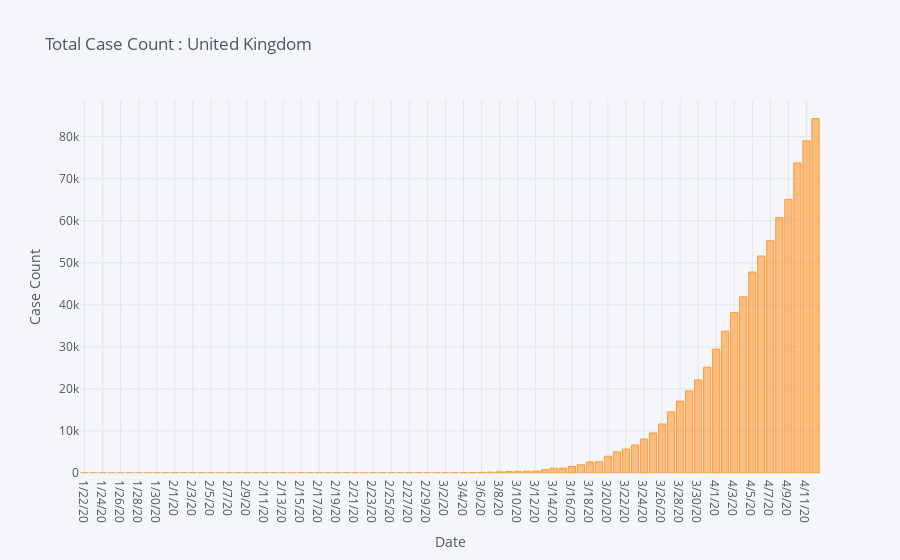
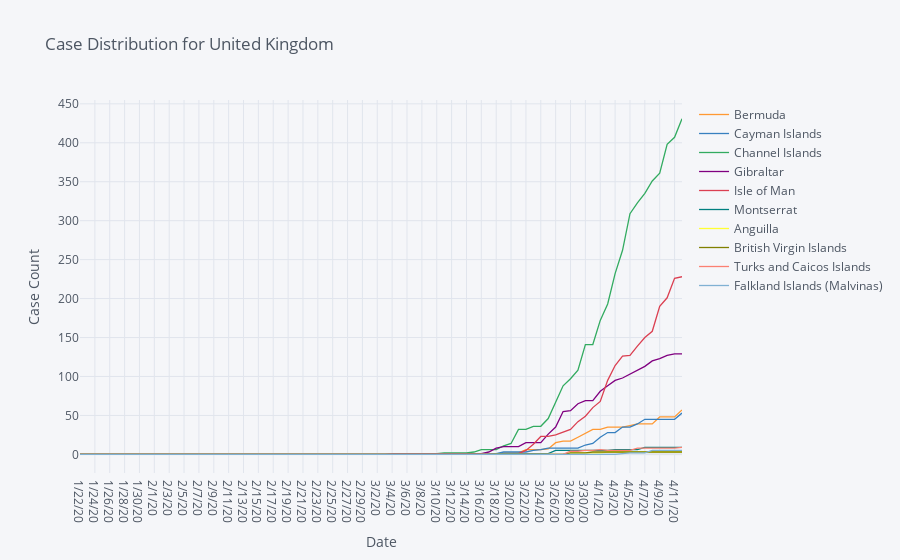
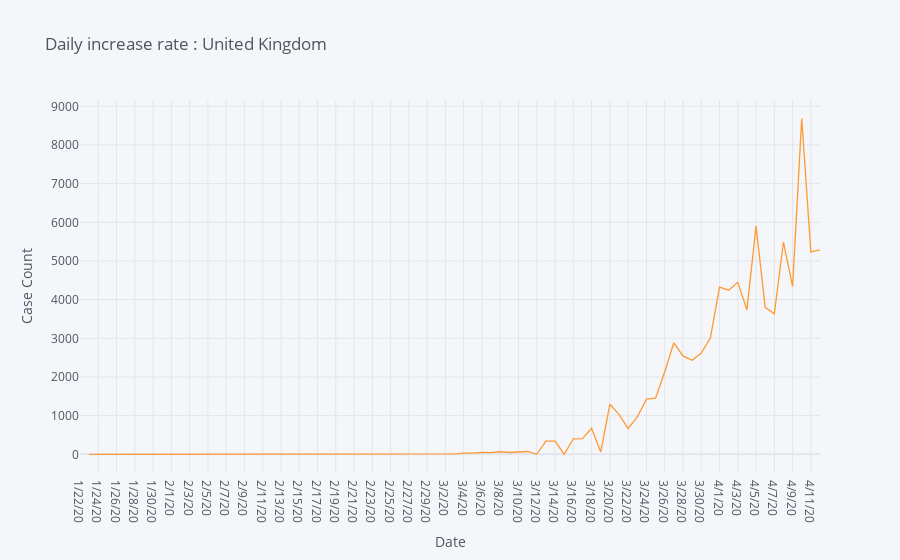

Notebook code for these charts, in order:
### Code cell
for_country(df_csv, "United Kingdom")

### Figure 1 — Plotly figure (JSON) as saved in the notebook; plotly's stock layout.template omitted (floating-point values rounded to 4 significant figures)
{"data": [{"marker": {"color": "rgba(255, 153, 51, 0.6)", "line": {"color": "rgba(255, 153, 51, 1.0)", "width": 1}}, "name": "223", "orientation": "v", "text": "", "type": "bar", "x": ["1/22/20", "1/23/20", "1/24/20", "1/25/20", "1/26/20", "1/27/20", "1/28/20", "1/29/20", "1/30/20", "1/31/20", "2/1/20", "2/2/20", "2/3/20", "2/4/20", "2/5/20", "2/6/20", "2/7/20", "2/8/20", "2/9/20", "2/10/20", "2/11/20", "2/12/20", "2/13/20", "2/14/20", "2/15/20", "2/16/20", "2/17/20", "2/18/20", "2/19/20", "2/20/20", "2/21/20", "2/22/20", "2/23/20", "2/24/20", "2/25/20", "2/26/20", "2/27/20", "2/28/20", "2/29/20", "3/1/20", "3/2/20", "3/3/20", "3/4/20", "3/5/20", "3/6/20", "3/7/20", "3/8/20", "3/9/20", "3/10/20", "3/11/20", "3/12/20", "3/13/20", "3/14/20", "3/15/20", "3/16/20", "3/17/20", "3/18/20", "3/19/20", "3/20/20", "3/21/20", "3/22/20", "3/23/20", "3/24/20", "3/25/20", "3/26/20", "3/27/20", "3/28/20", "3/29/20", "3/30/20", "3/31/20", "4/1/20", "4/2/20", "4/3/20", "4/4/20", "4/5/20", "4/6/20", "4/7/20", "4/8/20", "4/9/20", "4/10/20", "4/11/20", "4/12/20"], "y": [0, 0, 0, 0, 0, 0, 0, 0, 0, 2, 2, 2, 2, 2, 2, 2, 3, 3, 3, 8, 8, 9, 9, 9, 9, 9, 9, 9, 9, 9, 9, 9, 9, 13, 13, 13, 15, 20, 23, 36, 40, 51, 85, 115, 163, 206, 273, 321, 382, 456, 456, 798, 1140, 1140, 1543, 1950, 2626, 2689, 3983, 5018, 5683, 6650, 8077, 9529, 11658, 14543, 17089, 19522, 22141, 25150, 29474, 33718, 38168, 41903, 47806, 51608, 55242, 60733, 65077, 73758, 78991, 84279]}], "layout": {"legend": {"bgcolor": "#F5F6F9", "font": {"color": "#4D5663"}}, "paper_bgcolor": "#F5F6F9", "plot_bgcolor": "#F5F6F9", "title": {"font": {"color": "#4D5663"}, "text": "Total Case Count : United Kingdom"}, "xaxis": {"gridcolor": "#E1E5ED", "showgrid": true, "tickfont": {"color": "#4D5663"}, "title": {"font": {"color": "#4D5663"}, "text": "Date"}, "zerolinecolor": "#E1E5ED"}, "yaxis": {"gridcolor": "#E1E5ED", "showgrid": true, "tickfont": {"color": "#4D5663"}, "title": {"font": {"color": "#4D5663"}, "text": "Case Count"}, "zerolinecolor": "#E1E5ED"}}}

### Figure 2 — Plotly figure (JSON) as saved in the notebook; plotly's stock layout.template omitted (floating-point values rounded to 4 significant figures)
{"data": [{"line": {"color": "rgba(255, 153, 51, 1.0)", "dash": "solid", "shape": "linear", "width": 1.3}, "mode": "lines", "name": "Bermuda", "text": "", "type": "scatter", "x": ["1/22/20", "1/23/20", "1/24/20", "1/25/20", "1/26/20", "1/27/20", "1/28/20", "1/29/20", "1/30/20", "1/31/20", "2/1/20", "2/2/20", "2/3/20", "2/4/20", "2/5/20", "2/6/20", "2/7/20", "2/8/20", "2/9/20", "2/10/20", "2/11/20", "2/12/20", "2/13/20", "2/14/20", "2/15/20", "2/16/20", "2/17/20", "2/18/20", "2/19/20", "2/20/20", "2/21/20", "2/22/20", "2/23/20", "2/24/20", "2/25/20", "2/26/20", "2/27/20", "2/28/20", "2/29/20", "3/1/20", "3/2/20", "3/3/20", "3/4/20", "3/5/20", "3/6/20", "3/7/20", "3/8/20", "3/9/20", "3/10/20", "3/11/20", "3/12/20", "3/13/20", "3/14/20", "3/15/20", "3/16/20", "3/17/20", "3/18/20", "3/19/20", "3/20/20", "3/21/20", "3/22/20", "3/23/20", "3/24/20", "3/25/20", "3/26/20", "3/27/20", "3/28/20", "3/29/20", "3/30/20", "3/31/20", "4/1/20", "4/2/20", "4/3/20", "4/4/20", "4/5/20", "4/6/20", "4/7/20", "4/8/20", "4/9/20", "4/10/20", "4/11/20", "4/12/20"], "y": [0, 0, 0, 0, 0, 0, 0, 0, 0, 0, 0, 0, 0, 0, 0, 0, 0, 0, 0, 0, 0, 0, 0, 0, 0, 0, 0, 0, 0, 0, 0, 0, 0, 0, 0, 0, 0, 0, 0, 0, 0, 0, 0, 0, 0, 0, 0, 0, 0, 0, 0, 0, 0, 0, 0, 0, 0, 2, 2, 2, 6, 6, 6, 7, 15, 17, 17, 22, 27, 32, 32, 35, 35, 35, 37, 39, 39, 39, 48, 48, 48, 57]}, {"line": {"color": "rgba(55, 128, 191, 1.0)", "dash": "solid", "shape": "linear", "width": 1.3}, "mode": "lines", "name": "Cayman Islands", "text": "", "type": "scatter", "x": ["1/22/20", "1/23/20", "1/24/20", "1/25/20", "1/26/20", "1/27/20", "1/28/20", "1/29/20", "1/30/20", "1/31/20", "2/1/20", "2/2/20", "2/3/20", "2/4/20", "2/5/20", "2/6/20", "2/7/20", "2/8/20", "2/9/20", "2/10/20", "2/11/20", "2/12/20", "2/13/20", "2/14/20", "2/15/20", "2/16/20", "2/17/20", "2/18/20", "2/19/20", "2/20/20", "2/21/20", "2/22/20", "2/23/20", "2/24/20", "2/25/20", "2/26/20", "2/27/20", "2/28/20", "2/29/20", "3/1/20", "3/2/20", "3/3/20", "3/4/20", "3/5/20", "3/6/20", "3/7/20", "3/8/20", "3/9/20", "3/10/20", "3/11/20", "3/12/20", "3/13/20", "3/14/20", "3/15/20", "3/16/20", "3/17/20", "3/18/20", "3/19/20", "3/20/20", "3/21/20", "3/22/20", "3/23/20", "3/24/20", "3/25/20", "3/26/20", "3/27/20", "3/28/20", "3/29/20", "3/30/20", "3/31/20", "4/1/20", "4/2/20", "4/3/20", "4/4/20", "4/5/20", "4/6/20", "4/7/20", "4/8/20", "4/9/20", "4/10/20", "4/11/20", "4/12/20"], "y": [0, 0, 0, 0, 0, 0, 0, 0, 0, 0, 0, 0, 0, 0, 0, 0, 0, 0, 0, 0, 0, 0, 0, 0, 0, 0, 0, 0, 0, 0, 0, 0, 0, 0, 0, 0, 0, 0, 0, 0, 0, 0, 0, 0, 0, 0, 0, 0, 0, 0, 0, 1, 1, 1, 1, 1, 1, 3, 3, 3, 3, 5, 6, 8, 8, 8, 8, 8, 12, 14, 22, 28, 28, 35, 35, 39, 45, 45, 45, 45, 45, 53]}, {"line": {"color": "rgba(50, 171, 96, 1.0)", "dash": "solid", "shape": "linear", "width": 1.3}, "mode": "lines", "name": "Channel Islands", "text": "", "type": "scatter", "x": ["1/22/20", "1/23/20", "1/24/20", "1/25/20", "1/26/20", "1/27/20", "1/28/20", "1/29/20", "1/30/20", "1/31/20", "2/1/20", "2/2/20", "2/3/20", "2/4/20", "2/5/20", "2/6/20", "2/7/20", "2/8/20", "2/9/20", "2/10/20", "2/11/20", "2/12/20", "2/13/20", "2/14/20", "2/15/20", "2/16/20", "2/17/20", "2/18/20", "2/19/20", "2/20/20", "2/21/20", "2/22/20", "2/23/20", "2/24/20", "2/25/20", "2/26/20", "2/27/20", "2/28/20", "2/29/20", "3/1/20", "3/2/20", "3/3/20", "3/4/20", "3/5/20", "3/6/20", "3/7/20", "3/8/20", "3/9/20", "3/10/20", "3/11/20", "3/12/20", "3/13/20", "3/14/20", "3/15/20", "3/16/20", "3/17/20", "3/18/20", "3/19/20", "3/20/20", "3/21/20", "3/22/20", "3/23/20", "3/24/20", "3/25/20", "3/26/20", "3/27/20", "3/28/20", "3/29/20", "3/30/20", "3/31/20", "4/1/20", "4/2/20", "4/3/20", "4/4/20", "4/5/20", "4/6/20", "4/7/20", "4/8/20", "4/9/20", "4/10/20", "4/11/20", "4/12/20"], "y": [0, 0, 0, 0, 0, 0, 0, 0, 0, 0, 0, 0, 0, 0, 0, 0, 0, 0, 0, 0, 0, 0, 0, 0, 0, 0, 0, 0, 0, 0, 0, 0, 0, 0, 0, 0, 0, 0, 0, 0, 0, 0, 0, 0, 0, 0, 0, 0, 1, 2, 2, 2, 2, 3, 6, 6, 6, 11, 14, 32, 32, 36, 36, 46, 66, 88, 97, 108, 141, 141, 172, 193, 232, 262, 309, 323, 335, 351, 361, 398, 407, 431]}, {"line": {"color": "rgba(128, 0, 128, 1.0)", "dash": "solid", "shape": "linear", "width": 1.3}, "mode": "lines", "name": "Gibraltar", "text": "", "type": "scatter", "x": ["1/22/20", "1/23/20", "1/24/20", "1/25/20", "1/26/20", "1/27/20", "1/28/20", "1/29/20", "1/30/20", "1/31/20", "2/1/20", "2/2/20", "2/3/20", "2/4/20", "2/5/20", "2/6/20", "2/7/20", "2/8/20", "2/9/20", "2/10/20", "2/11/20", "2/12/20", "2/13/20", "2/14/20", "2/15/20", "2/16/20", "2/17/20", "2/18/20", "2/19/20", "2/20/20", "2/21/20", "2/22/20", "2/23/20", "2/24/20", "2/25/20", "2/26/20", "2/27/20", "2/28/20", "2/29/20", "3/1/20", "3/2/20", "3/3/20", "3/4/20", "3/5/20", "3/6/20", "3/7/20", "3/8/20", "3/9/20", "3/10/20", "3/11/20", "3/12/20", "3/13/20", "3/14/20", "3/15/20", "3/16/20", "3/17/20", "3/18/20", "3/19/20", "3/20/20", "3/21/20", "3/22/20", "3/23/20", "3/24/20", "3/25/20", "3/26/20", "3/27/20", "3/28/20", "3/29/20", "3/30/20", "3/31/20", "4/1/20", "4/2/20", "4/3/20", "4/4/20", "4/5/20", "4/6/20", "4/7/20", "4/8/20", "4/9/20", "4/10/20", "4/11/20", "4/12/20"], "y": [0, 0, 0, 0, 0, 0, 0, 0, 0, 0, 0, 0, 0, 0, 0, 0, 0, 0, 0, 0, 0, 0, 0, 0, 0, 0, 0, 0, 0, 0, 0, 0, 0, 0, 0, 0, 0, 0, 0, 0, 0, 0, 1, 1, 1, 1, 1, 1, 1, 1, 1, 1, 1, 1, 1, 3, 8, 10, 10, 10, 15, 15, 15, 26, 35, 55, 56, 65, 69, 69, 81, 88, 95, 98, 103, 109, 113, 120, 123, 127, 129, 129]}, {"line": {"color": "rgba(219, 64, 82, 1.0)", "dash": "solid", "shape": "linear", "width": 1.3}, "mode": "lines", "name": "Isle of Man", "text": "", "type": "scatter", "x": ["1/22/20", "1/23/20", "1/24/20", "1/25/20", "1/26/20", "1/27/20", "1/28/20", "1/29/20", "1/30/20", "1/31/20", "2/1/20", "2/2/20", "2/3/20", "2/4/20", "2/5/20", "2/6/20", "2/7/20", "2/8/20", "2/9/20", "2/10/20", "2/11/20", "2/12/20", "2/13/20", "2/14/20", "2/15/20", "2/16/20", "2/17/20", "2/18/20", "2/19/20", "2/20/20", "2/21/20", "2/22/20", "2/23/20", "2/24/20", "2/25/20", "2/26/20", "2/27/20", "2/28/20", "2/29/20", "3/1/20", "3/2/20", "3/3/20", "3/4/20", "3/5/20", "3/6/20", "3/7/20", "3/8/20", "3/9/20", "3/10/20", "3/11/20", "3/12/20", "3/13/20", "3/14/20", "3/15/20", "3/16/20", "3/17/20", "3/18/20", "3/19/20", "3/20/20", "3/21/20", "3/22/20", "3/23/20", "3/24/20", "3/25/20", "3/26/20", "3/27/20", "3/28/20", "3/29/20", "3/30/20", "3/31/20", "4/1/20", "4/2/20", "4/3/20", "4/4/20", "4/5/20", "4/6/20", "4/7/20", "4/8/20", "4/9/20", "4/10/20", "4/11/20", "4/12/20"], "y": [0, 0, 0, 0, 0, 0, 0, 0, 0, 0, 0, 0, 0, 0, 0, 0, 0, 0, 0, 0, 0, 0, 0, 0, 0, 0, 0, 0, 0, 0, 0, 0, 0, 0, 0, 0, 0, 0, 0, 0, 0, 0, 0, 0, 0, 0, 0, 0, 0, 0, 0, 0, 0, 0, 0, 0, 0, 0, 1, 1, 5, 13, 23, 23, 25, 29, 32, 42, 49, 60, 68, 95, 114, 126, 127, 139, 150, 158, 190, 201, 226, 228]}, {"line": {"color": "rgba(0, 128, 128, 1.0)", "dash": "solid", "shape": "linear", "width": 1.3}, "mode": "lines", "name": "Montserrat", "text": "", "type": "scatter", "x": ["1/22/20", "1/23/20", "1/24/20", "1/25/20", "1/26/20", "1/27/20", "1/28/20", "1/29/20", "1/30/20", "1/31/20", "2/1/20", "2/2/20", "2/3/20", "2/4/20", "2/5/20", "2/6/20", "2/7/20", "2/8/20", "2/9/20", "2/10/20", "2/11/20", "2/12/20", "2/13/20", "2/14/20", "2/15/20", "2/16/20", "2/17/20", "2/18/20", "2/19/20", "2/20/20", "2/21/20", "2/22/20", "2/23/20", "2/24/20", "2/25/20", "2/26/20", "2/27/20", "2/28/20", "2/29/20", "3/1/20", "3/2/20", "3/3/20", "3/4/20", "3/5/20", "3/6/20", "3/7/20", "3/8/20", "3/9/20", "3/10/20", "3/11/20", "3/12/20", "3/13/20", "3/14/20", "3/15/20", "3/16/20", "3/17/20", "3/18/20", "3/19/20", "3/20/20", "3/21/20", "3/22/20", "3/23/20", "3/24/20", "3/25/20", "3/26/20", "3/27/20", "3/28/20", "3/29/20", "3/30/20", "3/31/20", "4/1/20", "4/2/20", "4/3/20", "4/4/20", "4/5/20", "4/6/20", "4/7/20", "4/8/20", "4/9/20", "4/10/20", "4/11/20", "4/12/20"], "y": [0, 0, 0, 0, 0, 0, 0, 0, 0, 0, 0, 0, 0, 0, 0, 0, 0, 0, 0, 0, 0, 0, 0, 0, 0, 0, 0, 0, 0, 0, 0, 0, 0, 0, 0, 0, 0, 0, 0, 0, 0, 0, 0, 0, 0, 0, 0, 0, 0, 0, 0, 0, 0, 0, 0, 0, 1, 1, 1, 1, 1, 1, 1, 1, 5, 5, 5, 5, 5, 5, 5, 5, 6, 6, 6, 6, 9, 9, 9, 9, 9, 9]}, {"line": {"color": "rgba(255, 255, 51, 1.0)", "dash": "solid", "shape": "linear", "width": 1.3}, "mode": "lines", "name": "Anguilla", "text": "", "type": "scatter", "x": ["1/22/20", "1/23/20", "1/24/20", "1/25/20", "1/26/20", "1/27/20", "1/28/20", "1/29/20", "1/30/20", "1/31/20", "2/1/20", "2/2/20", "2/3/20", "2/4/20", "2/5/20", "2/6/20", "2/7/20", "2/8/20", "2/9/20", "2/10/20", "2/11/20", "2/12/20", "2/13/20", "2/14/20", "2/15/20", "2/16/20", "2/17/20", "2/18/20", "2/19/20", "2/20/20", "2/21/20", "2/22/20", "2/23/20", "2/24/20", "2/25/20", "2/26/20", "2/27/20", "2/28/20", "2/29/20", "3/1/20", "3/2/20", "3/3/20", "3/4/20", "3/5/20", "3/6/20", "3/7/20", "3/8/20", "3/9/20", "3/10/20", "3/11/20", "3/12/20", "3/13/20", "3/14/20", "3/15/20", "3/16/20", "3/17/20", "3/18/20", "3/19/20", "3/20/20", "3/21/20", "3/22/20", "3/23/20", "3/24/20", "3/25/20", "3/26/20", "3/27/20", "3/28/20", "3/29/20", "3/30/20", "3/31/20", "4/1/20", "4/2/20", "4/3/20", "4/4/20", "4/5/20", "4/6/20", "4/7/20", "4/8/20", "4/9/20", "4/10/20", "4/11/20", "4/12/20"], "y": [0, 0, 0, 0, 0, 0, 0, 0, 0, 0, 0, 0, 0, 0, 0, 0, 0, 0, 0, 0, 0, 0, 0, 0, 0, 0, 0, 0, 0, 0, 0, 0, 0, 0, 0, 0, 0, 0, 0, 0, 0, 0, 0, 0, 0, 0, 0, 0, 0, 0, 0, 0, 0, 0, 0, 0, 0, 0, 0, 0, 0, 0, 0, 0, 0, 0, 2, 2, 2, 2, 2, 3, 3, 3, 3, 3, 3, 3, 3, 3, 3, 3]}, {"line": {"color": "rgba(128, 128, 0, 1.0)", "dash": "solid", "shape": "linear", "width": 1.3}, "mode": "lines", "name": "British Virgin Islands", "text": "", "type": "scatter", "x": ["1/22/20", "1/23/20", "1/24/20", "1/25/20", "1/26/20", "1/27/20", "1/28/20", "1/29/20", "1/30/20", "1/31/20", "2/1/20", "2/2/20", "2/3/20", "2/4/20", "2/5/20", "2/6/20", "2/7/20", "2/8/20", "2/9/20", "2/10/20", "2/11/20", "2/12/20", "2/13/20", "2/14/20", "2/15/20", "2/16/20", "2/17/20", "2/18/20", "2/19/20", "2/20/20", "2/21/20", "2/22/20", "2/23/20", "2/24/20", "2/25/20", "2/26/20", "2/27/20", "2/28/20", "2/29/20", "3/1/20", "3/2/20", "3/3/20", "3/4/20", "3/5/20", "3/6/20", "3/7/20", "3/8/20", "3/9/20", "3/10/20", "3/11/20", "3/12/20", "3/13/20", "3/14/20", "3/15/20", "3/16/20", "3/17/20", "3/18/20", "3/19/20", "3/20/20", "3/21/20", "3/22/20", "3/23/20", "3/24/20", "3/25/20", "3/26/20", "3/27/20", "3/28/20", "3/29/20", "3/30/20", "3/31/20", "4/1/20", "4/2/20", "4/3/20", "4/4/20", "4/5/20", "4/6/20", "4/7/20", "4/8/20", "4/9/20", "4/10/20", "4/11/20", "4/12/20"], "y": [0, 0, 0, 0, 0, 0, 0, 0, 0, 0, 0, 0, 0, 0, 0, 0, 0, 0, 0, 0, 0, 0, 0, 0, 0, 0, 0, 0, 0, 0, 0, 0, 0, 0, 0, 0, 0, 0, 0, 0, 0, 0, 0, 0, 0, 0, 0, 0, 0, 0, 0, 0, 0, 0, 0, 0, 0, 0, 0, 0, 0, 0, 0, 0, 0, 0, 2, 2, 2, 3, 3, 3, 3, 3, 3, 3, 3, 3, 3, 3, 3, 3]}, {"line": {"color": "rgba(251, 128, 114, 1.0)", "dash": "solid", "shape": "linear", "width": 1.3}, "mode": "lines", "name": "Turks and Caicos Islands", "text": "", "type": "scatter", "x": ["1/22/20", "1/23/20", "1/24/20", "1/25/20", "1/26/20", "1/27/20", "1/28/20", "1/29/20", "1/30/20", "1/31/20", "2/1/20", "2/2/20", "2/3/20", "2/4/20", "2/5/20", "2/6/20", "2/7/20", "2/8/20", "2/9/20", "2/10/20", "2/11/20", "2/12/20", "2/13/20", "2/14/20", "2/15/20", "2/16/20", "2/17/20", "2/18/20", "2/19/20", "2/20/20", "2/21/20", "2/22/20", "2/23/20", "2/24/20", "2/25/20", "2/26/20", "2/27/20", "2/28/20", "2/29/20", "3/1/20", "3/2/20", "3/3/20", "3/4/20", "3/5/20", "3/6/20", "3/7/20", "3/8/20", "3/9/20", "3/10/20", "3/11/20", "3/12/20", "3/13/20", "3/14/20", "3/15/20", "3/16/20", "3/17/20", "3/18/20", "3/19/20", "3/20/20", "3/21/20", "3/22/20", "3/23/20", "3/24/20", "3/25/20", "3/26/20", "3/27/20", "3/28/20", "3/29/20", "3/30/20", "3/31/20", "4/1/20", "4/2/20", "4/3/20", "4/4/20", "4/5/20", "4/6/20", "4/7/20", "4/8/20", "4/9/20", "4/10/20", "4/11/20", "4/12/20"], "y": [0, 0, 0, 0, 0, 0, 0, 0, 0, 0, 0, 0, 0, 0, 0, 0, 0, 0, 0, 0, 0, 0, 0, 0, 0, 0, 0, 0, 0, 0, 0, 0, 0, 0, 0, 0, 0, 0, 0, 0, 0, 0, 0, 0, 0, 0, 0, 0, 0, 0, 0, 0, 0, 0, 0, 0, 0, 0, 0, 0, 0, 0, 0, 0, 0, 0, 4, 4, 5, 5, 6, 5, 5, 5, 5, 8, 8, 8, 8, 8, 8, 9]}, {"line": {"color": "rgba(128, 177, 211, 1.0)", "dash": "solid", "shape": "linear", "width": 1.3}, "mode": "lines", "name": "Falkland Islands (Malvinas)", "text": "", "type": "scatter", "x": ["1/22/20", "1/23/20", "1/24/20", "1/25/20", "1/26/20", "1/27/20", "1/28/20", "1/29/20", "1/30/20", "1/31/20", "2/1/20", "2/2/20", "2/3/20", "2/4/20", "2/5/20", "2/6/20", "2/7/20", "2/8/20", "2/9/20", "2/10/20", "2/11/20", "2/12/20", "2/13/20", "2/14/20", "2/15/20", "2/16/20", "2/17/20", "2/18/20", "2/19/20", "2/20/20", "2/21/20", "2/22/20", "2/23/20", "2/24/20", "2/25/20", "2/26/20", "2/27/20", "2/28/20", "2/29/20", "3/1/20", "3/2/20", "3/3/20", "3/4/20", "3/5/20", "3/6/20", "3/7/20", "3/8/20", "3/9/20", "3/10/20", "3/11/20", "3/12/20", "3/13/20", "3/14/20", "3/15/20", "3/16/20", "3/17/20", "3/18/20", "3/19/20", "3/20/20", "3/21/20", "3/22/20", "3/23/20", "3/24/20", "3/25/20", "3/26/20", "3/27/20", "3/28/20", "3/29/20", "3/30/20", "3/31/20", "4/1/20", "4/2/20", "4/3/20", "4/4/20", "4/5/20", "4/6/20", "4/7/20", "4/8/20", "4/9/20", "4/10/20", "4/11/20", "4/12/20"], "y": [0, 0, 0, 0, 0, 0, 0, 0, 0, 0, 0, 0, 0, 0, 0, 0, 0, 0, 0, 0, 0, 0, 0, 0, 0, 0, 0, 0, 0, 0, 0, 0, 0, 0, 0, 0, 0, 0, 0, 0, 0, 0, 0, 0, 0, 0, 0, 0, 0, 0, 0, 0, 0, 0, 0, 0, 0, 0, 0, 0, 0, 0, 0, 0, 0, 0, 0, 0, 0, 0, 0, 0, 0, 1, 2, 2, 2, 5, 5, 5, 5, 5]}], "layout": {"legend": {"bgcolor": "#F5F6F9", "font": {"color": "#4D5663"}}, "paper_bgcolor": "#F5F6F9", "plot_bgcolor": "#F5F6F9", "title": {"font": {"color": "#4D5663"}, "text": "Case Distribution for United Kingdom"}, "xaxis": {"gridcolor": "#E1E5ED", "showgrid": true, "tickfont": {"color": "#4D5663"}, "title": {"font": {"color": "#4D5663"}, "text": "Date"}, "zerolinecolor": "#E1E5ED"}, "yaxis": {"gridcolor": "#E1E5ED", "showgrid": true, "tickfont": {"color": "#4D5663"}, "title": {"font": {"color": "#4D5663"}, "text": "Case Count"}, "zerolinecolor": "#E1E5ED"}}}

### Figure 3 — Plotly figure (JSON) as saved in the notebook; plotly's stock layout.template omitted (floating-point values rounded to 4 significant figures)
{"data": [{"line": {"color": "rgba(255, 153, 51, 1.0)", "dash": "solid", "shape": "linear", "width": 1.3}, "mode": "lines", "name": "223", "text": "", "type": "scatter", "x": ["1/22/20", "1/23/20", "1/24/20", "1/25/20", "1/26/20", "1/27/20", "1/28/20", "1/29/20", "1/30/20", "1/31/20", "2/1/20", "2/2/20", "2/3/20", "2/4/20", "2/5/20", "2/6/20", "2/7/20", "2/8/20", "2/9/20", "2/10/20", "2/11/20", "2/12/20", "2/13/20", "2/14/20", "2/15/20", "2/16/20", "2/17/20", "2/18/20", "2/19/20", "2/20/20", "2/21/20", "2/22/20", "2/23/20", "2/24/20", "2/25/20", "2/26/20", "2/27/20", "2/28/20", "2/29/20", "3/1/20", "3/2/20", "3/3/20", "3/4/20", "3/5/20", "3/6/20", "3/7/20", "3/8/20", "3/9/20", "3/10/20", "3/11/20", "3/12/20", "3/13/20", "3/14/20", "3/15/20", "3/16/20", "3/17/20", "3/18/20", "3/19/20", "3/20/20", "3/21/20", "3/22/20", "3/23/20", "3/24/20", "3/25/20", "3/26/20", "3/27/20", "3/28/20", "3/29/20", "3/30/20", "3/31/20", "4/1/20", "4/2/20", "4/3/20", "4/4/20", "4/5/20", "4/6/20", "4/7/20", "4/8/20", "4/9/20", "4/10/20", "4/11/20", "4/12/20"], "y": ["", 0, 0, 0, 0, 0, 0, 0, 0, 2, 0, 0, 0, 0, 0, 0, 1, 0, 0, 5, 0, 1, 0, 0, 0, 0, 0, 0, 0, 0, 0, 0, 0, 4, 0, 0, 2, 5, 3, 13, 4, 11, 34, 30, 48, 43, 67, 48, 61, 74, 0, 342, 342, 0, 403, 407, 676, 63, 1294, 1035, 665, 967, 1427, 1452, 2129, 2885, 2546, 2433, 2619, 3009, 4324, 4244, 4450, 3735, 5903, 3802, 3634, 5491, 4344, 8681, 5233, 5288]}], "layout": {"legend": {"bgcolor": "#F5F6F9", "font": {"color": "#4D5663"}}, "paper_bgcolor": "#F5F6F9", "plot_bgcolor": "#F5F6F9", "title": {"font": {"color": "#4D5663"}, "text": "Daily increase rate : United Kingdom"}, "xaxis": {"gridcolor": "#E1E5ED", "showgrid": true, "tickfont": {"color": "#4D5663"}, "title": {"font": {"color": "#4D5663"}, "text": "Date"}, "zerolinecolor": "#E1E5ED"}, "yaxis": {"gridcolor": "#E1E5ED", "showgrid": true, "tickfont": {"color": "#4D5663"}, "title": {"font": {"color": "#4D5663"}, "text": "Case Count"}, "zerolinecolor": "#E1E5ED"}}}
